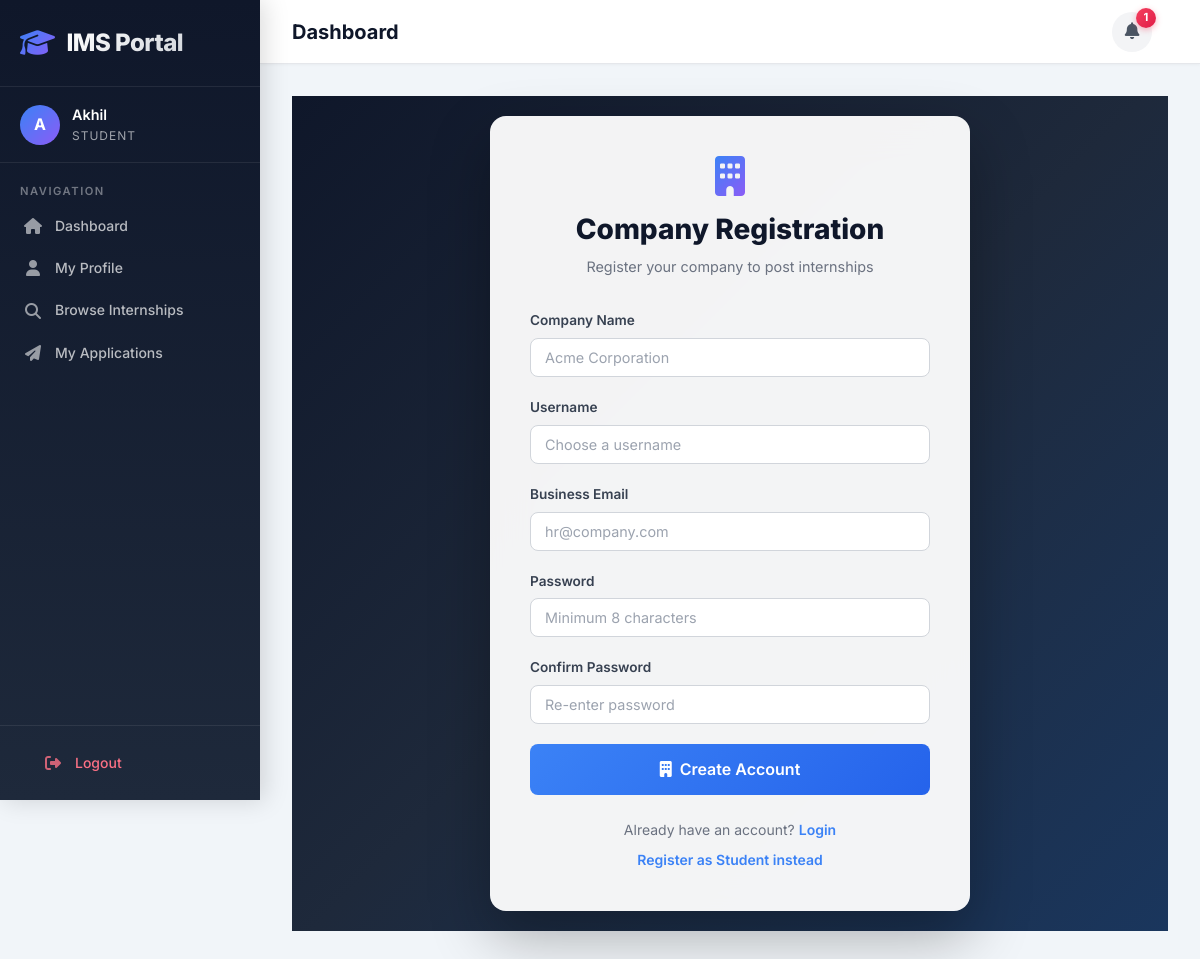
Screenshot of /accounts/register/company/ (signed in) with the database file from the repository.
### accounts/models.py (models this page shows, shortened)
class User(AbstractUser):
    ROLE_CHOICES = (
        ('admin', 'Admin'),
        ('student', 'Student'),
        ('company', 'Company'),
    )
    email = models.EmailField(unique=True)
    role = models.CharField(max_length=10, choices=ROLE_CHOICES)
    objects = CustomUserManager()
    REQUIRED_FIELDS = ['email']
    @property
    def is_admin(self):
        return self.role == 'admin'
    @property
    def is_student(self):
        return self.role == 'student'

### accounts/views.py (the view)
# urls.py: path('register/company/', views.register_company, name='register_company'),
def register_company(request):
    if request.method == 'POST':
        form = CompanyRegistrationForm(request.POST)
        if form.is_valid():
            user = form.save()
            try:
                from companies.models import CompanyProfile
                CompanyProfile.objects.create(user=user, company_name=form.cleaned_data['company_name'], contact_email=form.cleaned_data['email'])
            except ImportError:
                pass
            login(request, user)
            messages.success(request, "Registration successful.")
            return redirect('companies:dashboard')
    else:
        form = CompanyRegistrationForm()
    return render(request, 'accounts/register_company.html', {'form': form})

### accounts/forms.py (shortened to what this page needs)
class CompanyRegistrationForm(forms.Form):
    username = forms.CharField(widget=forms.TextInput(attrs={'class': 'form-control'}))
    email = forms.EmailField(widget=forms.EmailInput(attrs={'class': 'form-control'}))
    company_name = forms.CharField(widget=forms.TextInput(attrs={'class': 'form-control'}))
    password1 = forms.CharField(widget=forms.PasswordInput(attrs={'class': 'form-control'}))
    password2 = forms.CharField(widget=forms.PasswordInput(attrs={'class': 'form-control'}))

### students/context_processors.py (called while the page is built)
def unread_notifications_count(request):
    if request.user.is_authenticated and request.user.is_student:
        count = request.user.notifications.filter(is_read=False).count()
        return {'unread_notifications_count': count}
    return {'unread_notifications_count': 0}

### templates/accounts/register_company.html (shortened to what this page needs)
{% extends 'base.html' %}
{% load static %}
{% block content %}
<div class="auth-page">
    <div class="auth-card">
        <div class="auth-logo">
            <i class="fas fa-building"></i>
            <h1>Company Registration</h1>
            <p>Register your company to post internships</p>
        </div>
        <form method="POST" class="auth-form" novalidate>
            <div class="form-group">
                <label for="id_company_name">Company Name</label>
                <input type="text" name="company_name" id="id_company_name" class="form-control" placeholder="Acme Corporation" value="{{ form.company_name.value|default_if_none:'' }}" required>
            </div>
            <div class="form-group">
                <label for="id_username">Username</label>
                <input type="text" name="username" id="id_username" class="form-control" placeholder="Choose a username" value="{{ form.username.value|default_if_none:'' }}" required>
            </div>
            <div class="form-group">
                <label for="id_email">Business Email</label>
                <input type="email" name="email" id="id_email" class="form-control" placeholder="hr@company.com" value="{{ form.email.value|default_if_none:'' }}" required>
            </div>
            <div class="form-group">
                <label for="id_password1">Password</label>
                <input type="password" name="password1" id="id_password1" class="form-control" placeholder="Minimum 8 characters" required>
            </div>
            <div class="form-group">
                <label for="id_password2">Confirm Password</label>
                <input type="password" name="password2" id="id_password2" class="form-control" placeholder="Re-enter password" required>
            </div>
            <button type="submit" class="btn btn-primary btn-lg w-100"><i class="fas fa-building"></i> Create Account</button>
        </form>
        <div class="auth-links">
            <p>Already have an account? <a href="{% url 'accounts:login' %}">Login</a></p>
            <p style="margin-top: 8px;"><a href="{% url 'accounts:register_student' %}">Register as Student instead</a></p>
        </div>
    </div>
</div>
{% endblock %}

### templates/base.html (shortened to what this page needs)
{% load static %}
<!DOCTYPE html>
<html lang="en">
<head>
    <link rel="stylesheet" href="https://cdnjs.cloudflare.com/ajax/libs/font-awesome/6.5.1/css/all.min.css">
    <link rel="stylesheet" href="{% static 'css/style.css' %}">
</head>
<body>
    {% if user.is_authenticated %}
    <div class="app-layout">
        <aside class="sidebar">
            <div class="sidebar-header">
                <div class="sidebar-logo">
                    <i class="fas fa-graduation-cap"></i>
                    <span>IMS Portal</span>
                </div>
            </div>
            <div class="sidebar-user">
                <div class="sidebar-user-info">
                    <div class="sidebar-user-avatar">{{ user.username|make_list|first|upper }}</div>
                    <div class="sidebar-user-details">
                        <div class="sidebar-username">{{ user.username }}</div>
                        <div class="sidebar-role">{{ user.get_role_display }}</div>
                    </div>
                </div>
            </div>
            <nav class="sidebar-nav">
                <div class="sidebar-nav-section">Navigation</div>
                {% if user.is_admin %}
                <a href="{% url 'dashboard:admin_dashboard' %}" class="sidebar-link"><i class="fas fa-chart-pie"></i> Dashboard</a>
                <a href="{% url 'dashboard:manage_students' %}" class="sidebar-link"><i class="fas fa-user-graduate"></i> Students</a>
                <a href="{% url 'dashboard:manage_companies' %}" class="sidebar-link"><i class="fas fa-building"></i> Companies</a>
                <a href="{% url 'dashboard:manage_internships' %}" class="sidebar-link"><i class="fas fa-briefcase"></i> Internships</a>
                <a href="{% url 'dashboard:manage_applications' %}" class="sidebar-link"><i class="fas fa-file-alt"></i> Applications</a>
                <a href="{% url 'dashboard:reports' %}" class="sidebar-link"><i class="fas fa-chart-bar"></i> Reports</a>
                {% elif user.is_student %}
                <a href="{% url 'students:dashboard' %}" class="sidebar-link"><i class="fas fa-home"></i> Dashboard</a>
                <a href="{% url 'students:profile' %}" class="sidebar-link"><i class="fas fa-user"></i> My Profile</a>
                <a href="{% url 'students:browse_internships' %}" class="sidebar-link"><i class="fas fa-search"></i> Browse Internships</a>
                <a href="{% url 'students:my_applications' %}" class="sidebar-link"><i class="fas fa-paper-plane"></i> My Applications</a>
                {% endif %}
            </nav>
            <div class="sidebar-footer">
                <a href="{% url 'accounts:logout' %}" class="sidebar-link logout-link"><i class="fas fa-sign-out-alt"></i> Logout</a>
            </div>
        </aside>
        <div class="main-content">
            <header class="topbar">
                <h1 class="topbar-title">{% block page_title %}Dashboard{% endblock %}</h1>
                <div style="display:flex; align-items:center; gap:16px;">
                    {% if user.is_student %}
                    <a href="{% url 'students:notifications' %}" class="notification-bell" title="Notifications">
                        <i class="fas fa-bell"></i>
                        {% if unread_notifications_count %}
                        <span class="notification-badge">{{ unread_notifications_count }}</span>
                        {% endif %}
                    </a>
                    {% endif %}
                </div>
            </header>
            <main class="content-area">
    {% endif %}
    {% block content %}{% endblock %}
    </main>
    {% if user.is_authenticated %}
        </div>
    </div>
    {% endif %}
</body>
</html>

### rows the page displays
User: username|make_list "A", username "Akhil", role "STUDENT"

### other values shown
{{ unread_notifications_count }} "1"
